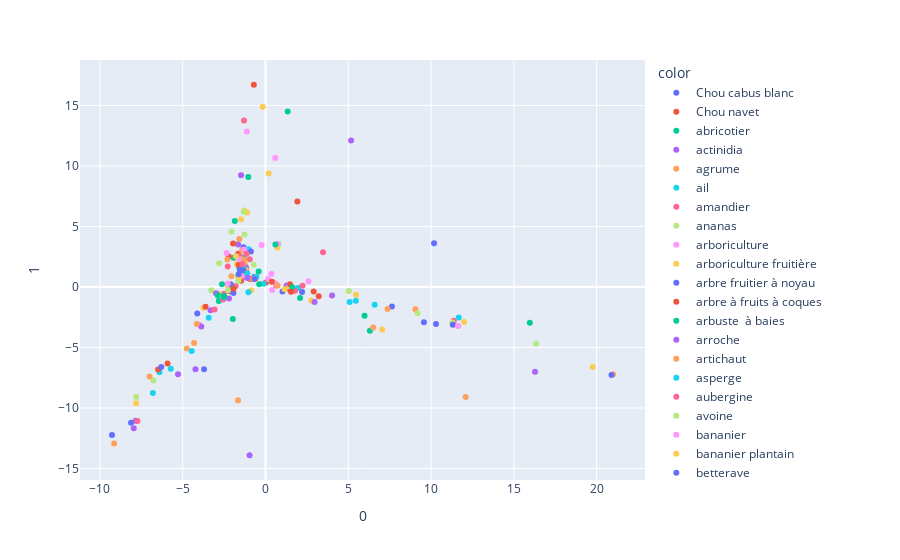

Notebook source saved alongside this figure:
### Code cell
pca = PCA(n_components=65)
components = pca.fit_transform(bm25)
fig = px.scatter(components, x=0, y=1, color = bm25.index )

fig.show()
